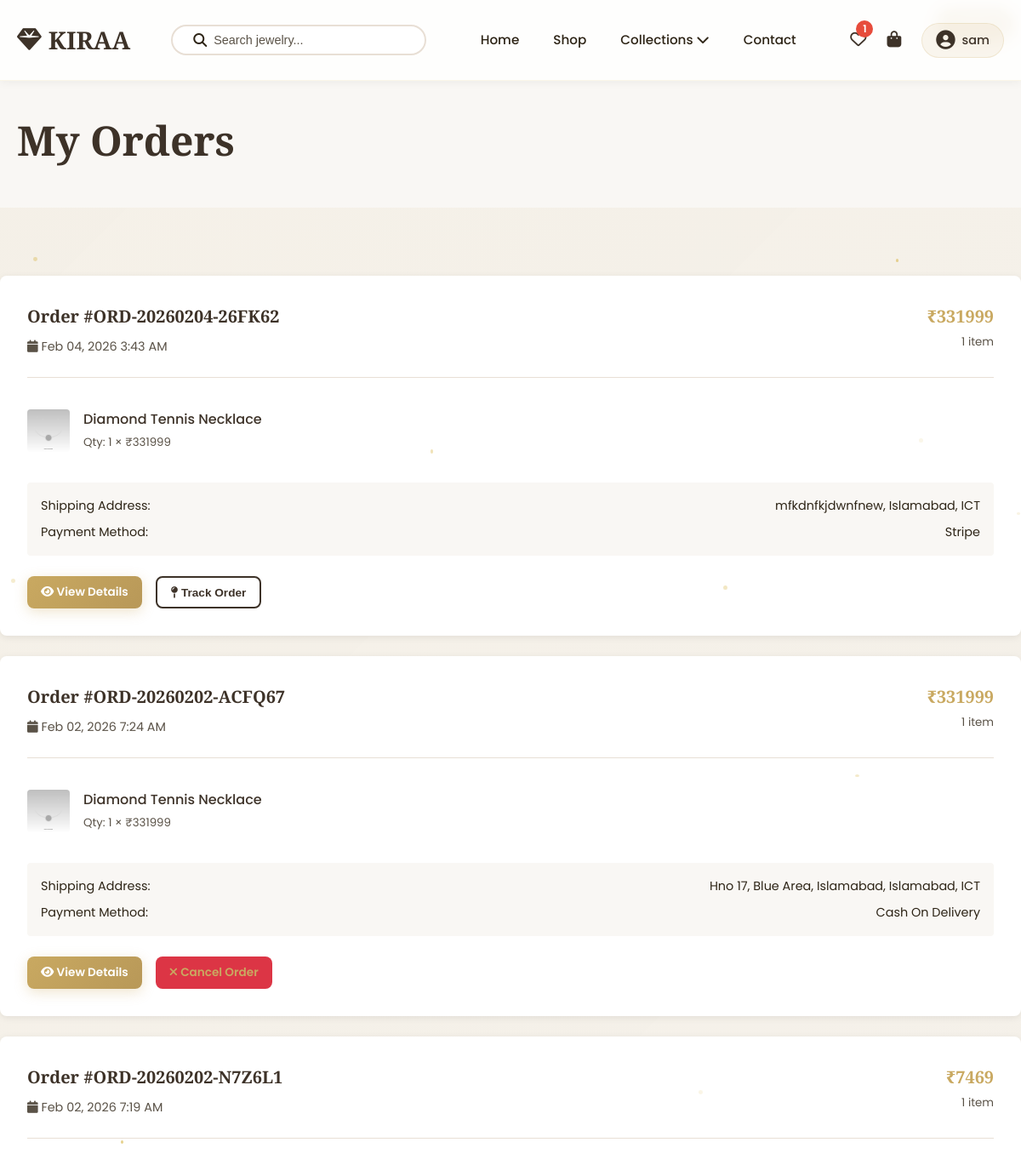
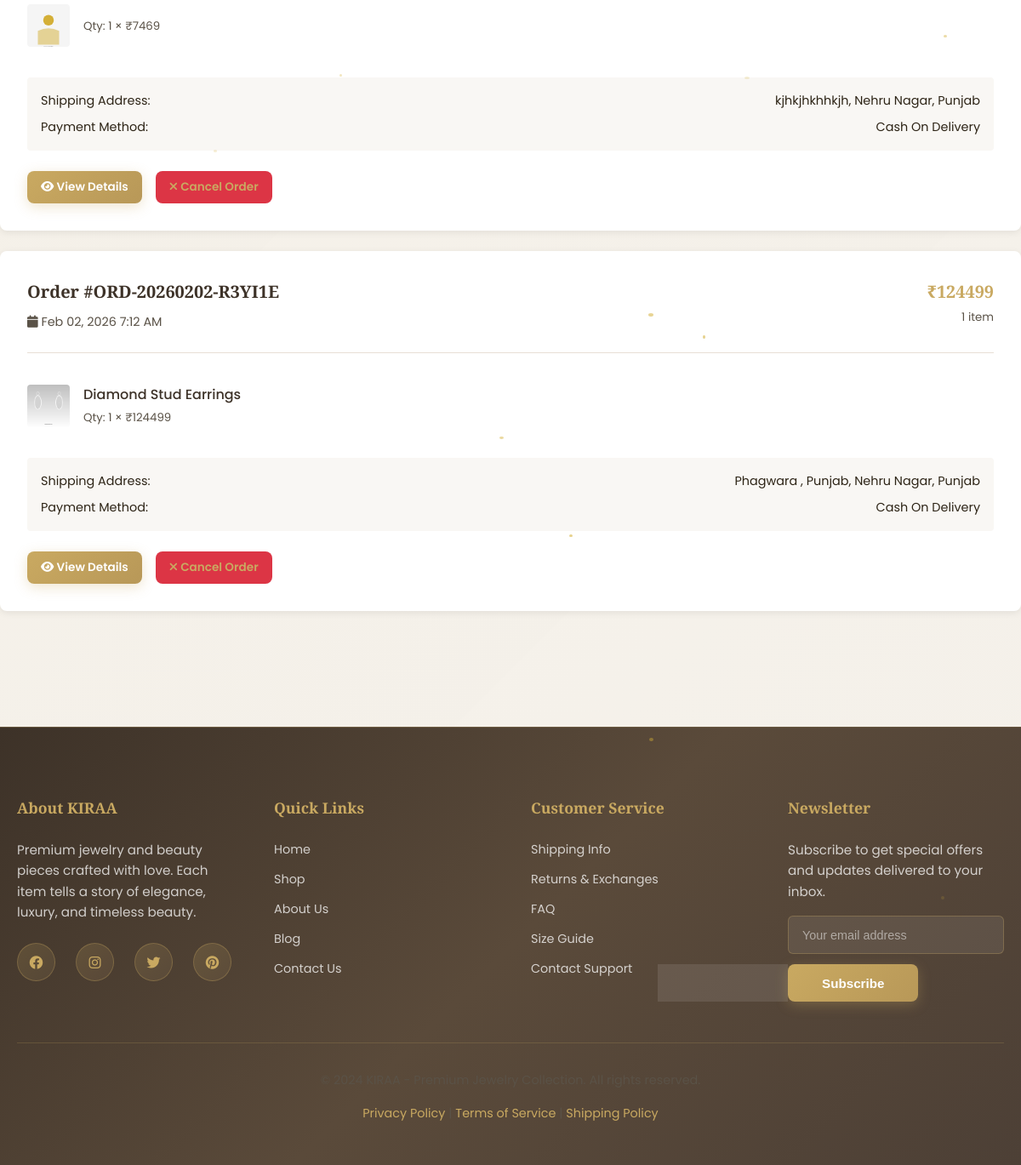
The page /orders/ (signed in) on the database its author committed (2 pictures, top to bottom).
### store/models.py (models this page shows, shortened)
class Wishlist(models.Model):
    user = models.OneToOneField(User, on_delete=models.CASCADE, related_name='wishlist')
    products = models.ManyToManyField(Product, related_name='wishlists')
    created_at = models.DateTimeField(auto_now_add=True)

class Order(models.Model):
    ORDER_STATUS_CHOICES = (
        ('pending', 'Pending'),
        ('confirmed', 'Confirmed'),
        ('processing', 'Processing'),
        ('shipped', 'Shipped'),
        ('delivered', 'Delivered'),
        ('cancelled', 'Cancelled'),
    )
    PAYMENT_METHOD_CHOICES = (
        ('cod', 'Cash on Delivery'),
        ('stripe', 'Stripe'),
    )
    user = models.ForeignKey(User, on_delete=models.SET_NULL, null=True, related_name='orders')
    order_number = models.CharField(max_length=50, unique=True)
    currency = models.CharField(max_length=10, default='USD')
    first_name = models.CharField(max_length=100)
    last_name = models.CharField(max_length=100)
    email = models.EmailField()
    phone = models.CharField(max_length=20)
    address = models.TextField()
    city = models.CharField(max_length=100)
    state = models.CharField(max_length=100)
    postal_code = models.CharField(max_length=20)
    country = models.CharField(max_length=100)
    total_price = models.DecimalField(max_digits=10, decimal_places=2)
    payment_method = models.CharField(max_length=20, choices=PAYMENT_METHOD_CHOICES)
    status = models.CharField(max_length=20, choices=ORDER_STATUS_CHOICES, default='pending')
    created_at = models.DateTimeField(auto_now_add=True)
    updated_at = models.DateTimeField(auto_now=True)
    paid = models.BooleanField(default=False)
    transaction_id = models.CharField(max_length=100, blank=True, null=True)
    class Meta:
        ordering = ['-created_at']
    def can_be_cancelled(self):
        return self.status in ['pending', 'confirmed']

class OrderItem(models.Model):
    order = models.ForeignKey(Order, on_delete=models.CASCADE, related_name='items')
    product = models.ForeignKey(Product, on_delete=models.SET_NULL, null=True)
    quantity = models.IntegerField()
    price = models.DecimalField(max_digits=10, decimal_places=2)

class Product(models.Model):
    name = models.CharField(max_length=200)
    slug = models.SlugField(max_length=200, unique=True)
    description = models.TextField()
    category = models.ForeignKey(Category, on_delete=models.CASCADE, related_name='products')
    price = models.DecimalField(max_digits=10, decimal_places=2)
    original_price = models.DecimalField(max_digits=10, decimal_places=2, blank=True, null=True)
    image = models.ImageField(upload_to='products/')
    image_2 = models.ImageField(upload_to='products/', blank=True, null=True)
    image_3 = models.ImageField(upload_to='products/', blank=True, null=True)
    stock = models.IntegerField(default=0)
    is_featured = models.BooleanField(default=False)
    is_new = models.BooleanField(default=True)
    created_at = models.DateTimeField(auto_now_add=True)
    updated_at = models.DateTimeField(auto_now=True)
    class Meta:
        ordering = ['-created_at']

### store/views.py (the view)
# urls.py: path('orders/', views.user_orders, name='user_orders'),
@login_required(login_url='login')
def user_orders(request):
    orders = Order.objects.filter(user=request.user).order_by('-created_at')
    paginator = Paginator(orders, 10)
    page_number = request.GET.get('page')
    orders_page = paginator.get_page(page_number)
    context = {
        'orders': orders_page,
        'page_title': 'My Orders',
    }
    return render(request, 'store/user_orders.html', context)

### store/context_processors.py (called while the page is built)
def cart_context(request):
    cart_count = 0
    cart_total = 0
    cart_items = []
    if request.user.is_authenticated:
        cart_items = CartItem.objects.filter(user=request.user)
        cart_count = sum([item.quantity for item in cart_items])
        cart_total = sum([item.get_subtotal() for item in cart_items])
    else:
        cart = request.session.get('cart', {})
        cart_count = len(cart)
    return {
        'cart_count': cart_count,
        'cart_total': cart_total,
        'cart_items': cart_items,
    }

### store/templatetags/custom_filters.py (called while the page is built)
@register.filter
def image_url(image_field):
    if not image_field:
        return ''
    image_name = str(image_field)
    if image_name.startswith('http://') or image_name.startswith('https://'):
        return image_name
    return image_field.url if hasattr(image_field, 'url') else image_name

### templates/store/user_orders.html (shortened to what this page needs)
{% extends 'base.html' %}
{% load static %}
{% load custom_filters %}
{% block content %}
<div style="background: var(--light-color); padding: 2rem 0; margin-bottom: 2rem;">
    <div class="container">
        <h1>My Orders</h1>
    </div>
</div>
<div class="container py-4">
    {% if orders %}
        <div>
            {% for order in orders %}
                <div style="background: var(--white); padding: 2rem; border-radius: 8px; margin-bottom: 1.5rem; box-shadow: 0 2px 8px rgba(0,0,0,0.08);">
                    <div style="display: grid; grid-template-columns: 1fr auto; gap: 2rem; margin-bottom: 1.5rem; align-items: start;">
                        <div>
                            <div class="justify-between" style="margin-bottom: 0.5rem;">
                                <h5 style="margin: 0;">Order #{{ order.order_number }}</h5>
                                <span class="product-badge {% if order.status == 'delivered' %}discount{% endif %}">
                                </span>
                            </div>
                            <p style="margin: 0.5rem 0 0; color: var(--text-light); font-size: 0.9rem;">
                                <i class="fas fa-calendar"></i> {{ order.created_at|date:"M d, Y g:i A" }}
                            </p>
                        </div>
                        <div style="text-align: right;">
                            <h5 style="margin: 0; color: var(--primary-color);">₹{{ order.total_price|floatformat:0 }}</h5>
                            <small style="color: var(--text-light);">{{ order.items.count }} item{{ order.items.count|pluralize }}</small>
                        </div>
                    </div>
                    <hr style="border: none; border-top: 1px solid var(--border-color); margin: 1.5rem 0;">
                    <div style="margin-bottom: 1.5rem;">
                        {% for item in order.items.all|slice:":3" %}
                            <div style="display: flex; gap: 1rem; padding: 0.75rem 0; align-items: center;">
                                <img src="{% if item.product.image %}{{ item.product.image|image_url }}{% else %}{% static 'images/placeholder.svg' %}{% endif %}"
                                     alt="{{ item.product.name }}"
                                     style="width: 50px; height: 50px; object-fit: cover; border-radius: 4px;">
                                <div style="flex: 1;">
                                    <p style="margin: 0; color: var(--dark-color); font-weight: 500;">{{ item.product.name }}</p>
                                    <small style="color: var(--text-light);">Qty: {{ item.quantity }} × ₹{{ item.price|floatformat:0 }}</small>
                                </div>
                            </div>
                        {% endfor %}
                    </div>
                    <div style="background: var(--light-color); padding: 1rem; border-radius: 4px; margin-bottom: 1.5rem; font-size: 0.9rem;">
                        <div class="justify-between" style="margin-bottom: 0.5rem;">
                            <span>Shipping Address:</span>
                            <span>{{ order.address }}, {{ order.city }}, {{ order.state }}</span>
                        </div>
                        <div class="justify-between">
                            <span>Payment Method:</span>
                            <span style="text-transform: capitalize;">{{ order.get_payment_method_display }}</span>
                        </div>
                    </div>
                    <div style="display: flex; gap: 1rem; flex-wrap: wrap;">
                        <a href="{% url 'order_confirmation' order.id %}" class="btn btn-primary btn-sm">
                            <i class="fas fa-eye"></i> View Details
                        </a>
                        {% if order.can_be_cancelled %}
                            <a href="{% url 'cancel_order' order.id %}" class="btn btn-danger btn-sm" style="background-color: #dc3545; border-color: #dc3545;">
                                <i class="fas fa-times"></i> Cancel Order
                            </a>
                        {% elif order.status != 'delivered' %}
                            <button class="btn btn-outline btn-sm">
                                <i class="fas fa-map-pin"></i> Track Order
                            </button>
                        {% else %}
                            <button class="btn btn-outline btn-sm">
                                <i class="fas fa-sync-alt"></i> Reorder
                            </button>
                        {% endif %}
                    </div>
                </div>
            {% endfor %}
        </div>
    {% endif %}
</div>
{% endblock %}

### templates/base.html (shortened to what this page needs)
{% load static %}
<!DOCTYPE html>
<html lang="en">
<head>
    <link rel="stylesheet" href="https://cdnjs.cloudflare.com/ajax/libs/font-awesome/6.4.0/css/all.min.css">
    <link rel="stylesheet" href="{% static 'css/style.css' %}">
</head>
<body>
    <nav class="navbar">
        <div class="nav-container">
            <a href="{% url 'home' %}" class="navbar-brand">
                <i class="fas fa-gem"></i> KIRAA
            </a>
            <div class="search-bar">
                <i class="fas fa-search"></i>
                <form method="GET" action="{% url 'search' %}" style="flex: 1; display: flex;">
                    <input
                        type="text"
                        name="q"
                        placeholder="Search jewelry..."
                        value="{{ request.GET.q }}"
                    >
                </form>
            </div>
            <ul class="nav-menu">
                <li><a href="{% url 'home' %}" class="nav-link">Home</a></li>
                <li><a href="{% url 'shop' %}" class="nav-link">Shop</a></li>
                <li class="dropdown">
                    <a href="#" class="nav-link">Collections <i class="fas fa-chevron-down"></i></a>
                </li>
                <li><a href="{% url 'contact' %}" class="nav-link">Contact</a></li>
            </ul>
            <div class="nav-actions">
                {% if user.is_authenticated %}
                    <a href="{% url 'wishlist' %}" class="nav-icon" title="Wishlist">
                        <i class="far fa-heart"></i>
                        {% if user.wishlist.products.count > 0 %}
                            <span class="badge">{{ user.wishlist.products.count }}</span>
                        {% endif %}
                    </a>
                {% endif %}
                <a href="{% url 'cart' %}" class="nav-icon" title="Cart">
                    <i class="fas fa-shopping-bag"></i>
                </a>
                {% if user.is_authenticated %}
                    <div class="dropdown">
                        <a href="#" class="nav-user-account" title="Account">
                            <i class="fas fa-user-circle"></i>
                            <span class="username-display">{{ user.first_name|default:user.username }}</span>
                        </a>
                    </div>
                {% else %}
                    <a href="{% url 'login' %}" class="btn btn-primary btn-sm">
                        <i class="fas fa-sign-in-alt"></i> Login
                    </a>
                {% endif %}
            </div>
        </div>
    </nav>
    <main>
        {% block content %}{% endblock %}
    </main>
    <footer class="footer" id="contact">
        <div class="container">
            <div class="footer-content">
                <div class="footer-section">
                    <h4>About KIRAA</h4>
                    <p>Premium jewelry and beauty pieces crafted with love. Each item tells a story of elegance, luxury, and timeless beauty.</p>
                    <div class="social-icons">
                        <a href="#" class="social-icon" title="Facebook"><i class="fab fa-facebook"></i></a>
                        <a href="#" class="social-icon" title="Instagram"><i class="fab fa-instagram"></i></a>
                        <a href="#" class="social-icon" title="Twitter"><i class="fab fa-twitter"></i></a>
                        <a href="#" class="social-icon" title="Pinterest"><i class="fab fa-pinterest"></i></a>
                    </div>
                </div>
                <div class="footer-section">
                    <h4>Quick Links</h4>
                    <div class="footer-links">
                        <a href="{% url 'home' %}">Home</a>
                        <a href="{% url 'shop' %}">Shop</a>
                        <a href="#">About Us</a>
                        <a href="#">Blog</a>
                        <a href="#">Contact Us</a>
                    </div>
                </div>
                <div class="footer-section">
                    <h4>Customer Service</h4>
                    <div class="footer-links">
                        <a href="#">Shipping Info</a>
                        <a href="#">Returns & Exchanges</a>
                        <a href="#">FAQ</a>
                        <a href="#">Size Guide</a>
                        <a href="#">Contact Support</a>
                    </div>
                </div>
                <div class="footer-section">
                    <h4>Newsletter</h4>
                    <p>Subscribe to get special offers and updates delivered to your inbox.</p>
                    <form class="newsletter-form" method="POST" action="#">
                        <input
                            type="email"
                            name="email"
                            placeholder="Your email address"
                            required
                        >
                        <button type="submit" class="btn btn-primary">Subscribe</button>
                    </form>
                </div>
            </div>
            <div class="footer-bottom">
                <p>&copy; 2024 KIRAA - Premium Jewelry Collection. All rights reserved.</p>
                <p>
                    <a href="#">Privacy Policy</a> |
                    <a href="#">Terms of Service</a> |
                    <a href="#">Shipping Policy</a>
                </p>
            </div>
        </div>
    </footer>
</body>
</html>

### templates/base.html (style rules this page uses)
.dropdown { position: relative; }

### rows shown on the page
Order: order_number "ORD-20260204-26FK62", created_at "Feb 04, 2026 3:43 AM", total_price "331999", items.count "1", address "mfkdnfkjdwnfnew", city "Islamabad", state "ICT", payment_method "Stripe", status "cancelled" (drawn)
OrderItem: product.image (picture), product.name "Diamond Tennis Necklace", quantity "1", price "331999"
Order: order_number "ORD-20260202-ACFQ67", created_at "Feb 02, 2026 7:24 AM", total_price "331999", items.count "1", address "Hno 17, Blue Area, Islamabad", city "Islamabad", state "ICT", payment_method "Cash On Delivery", status "pending" (drawn)
OrderItem: product.image (picture), product.name "Diamond Tennis Necklace", quantity "1", price "331999"
Order: order_number "ORD-20260202-N7Z6L1", created_at "Feb 02, 2026 7:19 AM", total_price "7469", items.count "1", address "kjhkjhkhhkjh", city "Nehru Nagar", state "Punjab", payment_method "Cash On Delivery", status "pending" (drawn)
OrderItem: shows a picture, quantity "1", price "7469"
Order: order_number "ORD-20260202-R3YI1E", created_at "Feb 02, 2026 7:12 AM", total_price "124499", items.count "1", address "Phagwara , Punjab", city "Nehru Nagar", state "Punjab", payment_method "Cash On Delivery", status "pending" (drawn)
OrderItem: product.image (picture), product.name "Diamond Stud Earrings", quantity "1", price "124499"

### other values the page prints
{{ user.wishlist.products.count }} "1"
{{ user.first_name|default:user.username }} "sam"
